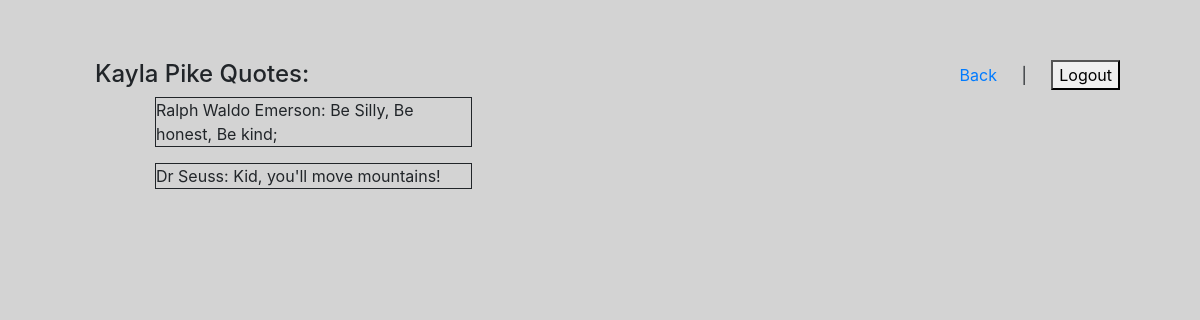
/loggedUserQuotes/3 (signed in), run on the app's committed database.
### quoteDashApp/models.py (models this page shows, shortened)
class User(models.Model):
    firstName = models.CharField(max_length=255)
    lastName = models.CharField(max_length=255)
    email = models.CharField(max_length=255)
    password = models.CharField(max_length=255)
    created_at = models.DateTimeField(auto_now_add=True)
    updated_at = models.DateTimeField(auto_now=True)
    objects = UserManager()

class Quote(models.Model):
    author = models.CharField(max_length=45)
    content = models.TextField()
    user_id = models.ForeignKey(
        User, related_name="quote", on_delete=models.CASCADE)
    created_at = models.DateTimeField(auto_now_add=True)
    updated_at = models.DateTimeField(auto_now=True)
    objects = QuoteManager()

### quoteDashApp/views.py (the view)
# urls.py: path('loggedUserQuotes/<int:userID>', views.loggedUserQuotes),
def loggedUserQuotes(request, userID):
    context = {
        "loggedinuser" : User.objects.get(id = request.session["loggedInID"]),
        "specificuser" : User.objects.get(id=userID)
    }
    return render(request, "loggedUserQuotes.html", context)

### quoteDashApp/templates/loggedUserQuotes.html (shortened to what this page needs)
<!DOCTYPE html>
<html lang="en">
<head>
    <link rel="stylesheet" href="https://stackpath.bootstrapcdn.com/bootstrap/4.5.2/css/bootstrap.min.css"
>
</head>
<body>
    <div class="d-flex flex-row justify-content-between">
        <div class="col-5">
            <h4>{{specificuser.firstName}} {{specificuser.lastName}} Quotes: </h4>
            {% for quote in specificuser.quote.all %}
            <ul>
                <p>{{quote.author}}: {{quote.content}}</p>
            </ul>
            {% endfor %}
        </div>
        <div>
            <a href="/home">Back</a> |
            <a href="/logout"><button type="submit">Logout</button></a>
        </div>
    </div>
</body>
</html>

### quoteDashApp/templates/loggedUserQuotes.html (style rules this page uses)
* { margin: 20px; }
p { border-style: solid; border-width: 1px; }
body { background-color: lightgray; }

### data on the page
User: firstName "Kayla", lastName "Pike"
Quote: author "Ralph Waldo Emerson", content "Be Silly, Be honest, Be kind;"
Quote: author "Dr Seuss", content "Kid, you'll move mountains!"
